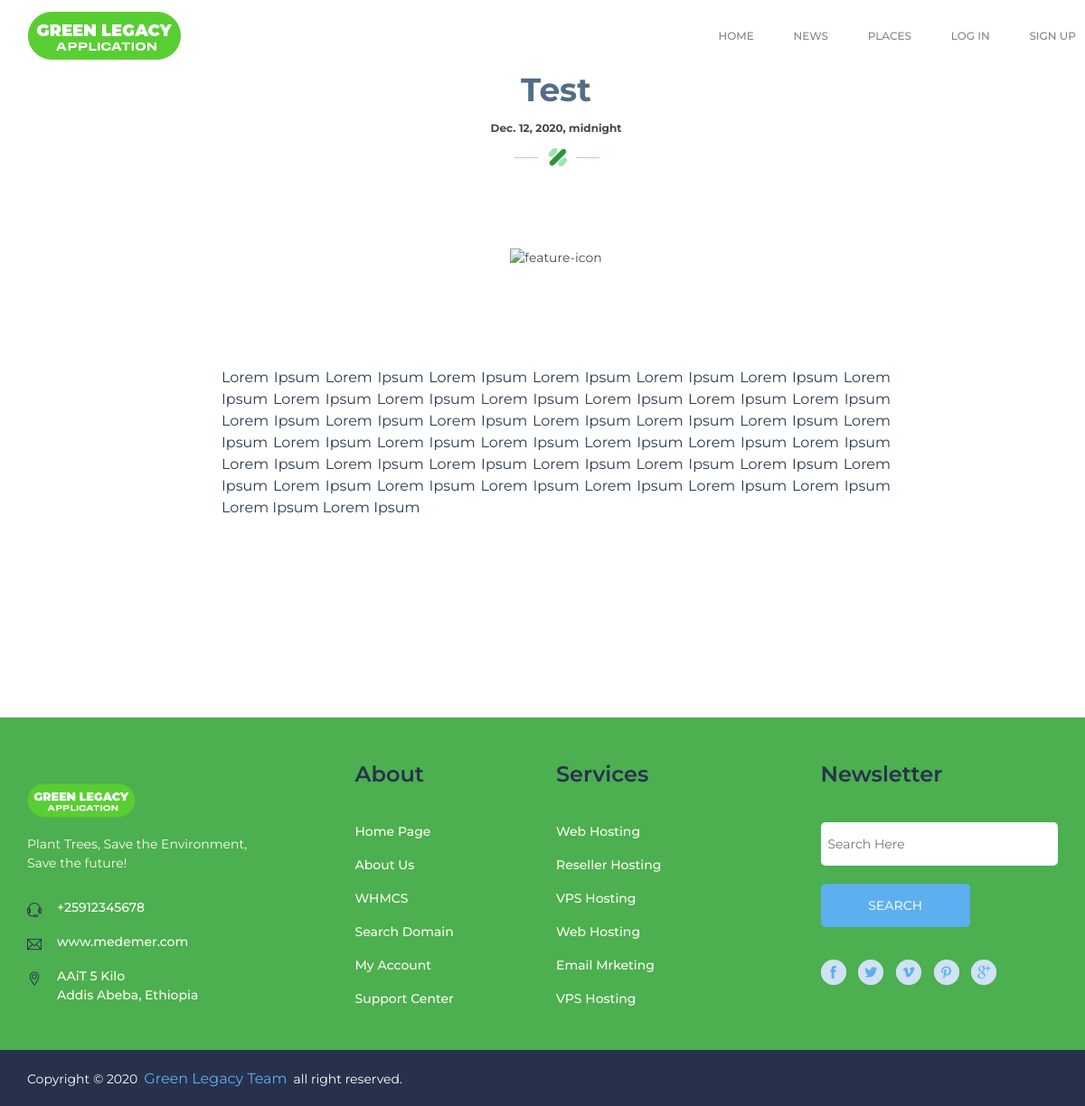
/post/1, run on the app's committed database.
### post/models.py (models this page shows, shortened)
class Post(models.Model):
    author = models.ForeignKey(User, on_delete=models.CASCADE,null=True)
    title = models.CharField(max_length=50)
    text = models.TextField()
    pubdate = models.DateTimeField(default = timezone.now())
    myimage = models.ImageField(upload_to='images/', null=True)
    location = PlainLocationField(based_fields=['city'], zoom=20, null=True)

### post/views.py (the view)
# urls.py: path('<int:post_id>', detail, name ="detail"),
def detail(request,post_id):
    single_post = Post.objects.get(id=post_id)
    context = {"single_post" : single_post,}
    return render(request,'post/detail.html',context)

### templates/post/detail.html (shortened to what this page needs)
{% extends 'main/base.html' %}
{% load static %}
{% block  content %}
<section class="homepage-2 blog-1-area wow fadeInUp" data-wow-duration="2s" data-wow-delay="0.2s">
    <div class="container">
        <div class="row">
            <div class="col-md-12">
                <div class="section-title ">
                    <div class="container" style="word-wrap: break-word;">
                        <h2> {{single_post.title}} </h2>
                        <h6> {{single_post.pubdate}} </h6>
                        <img src="{% static 'main/img/section-shape.png' %}" alt="section-shape">
                            <div class="feature-one-right wow fadeInLeft" data-wow-duration="2s" data-wow-delay="0.2s" >
                                <img src="" alt="feature-icon">
                            </div>
                        <p  style="text-align: justify;"> {{single_post.text}} </p >
                    </div>
                </div>
            </div>
        </div>
        </div>
</section>
{% endblock %}

### main/static/main/responsive1.css (style rules this page uses)
@media only screen and (min-width: 992px) and (max-width: 1200px) { section.blog-1-area { padding-bottom: 80px; } }
@media only screen and (min-width: 992px) and (max-width: 1200px) { .section-title { margin-bottom: 70px; } }
@media only screen and (min-width: 992px) and (max-width: 1200px) { .section-title p { padding: 0 200px; } }
@media only screen and (min-width: 992px) and (max-width: 1200px) { .feature-one-right { padding: 90px 0; } }
@media only screen and (min-width: 992px) and (max-width: 1200px) { .feature-one-right img { max-width: 374px; } }

### data on the page
Post: title "Test", pubdate "Dec. 12, 2020, midnight", text "Lorem Ipsum Lorem Ipsum Lorem Ipsum Lorem Ipsum Lorem Ipsum Lorem Ipsum Lorem Ipsum Lorem Ipsum Lorem Ipsum Lorem Ipsum Lorem Ipsum Lorem Ipsum Lorem Ipsum Lorem Ipsum Lorem Ipsum Lorem Ipsum Lorem Ipsum Lorem Ipsum Lorem Ipsum Lorem Ipsum Lorem Ipsum Lorem Ipsum Lorem Ipsum Lorem Ipsum Lorem Ipsum Lorem Ipsum Lorem Ipsum Lorem Ipsum Lorem Ipsum Lorem Ipsum Lorem Ipsum Lorem Ipsum Lorem Ipsum Lorem Ipsum Lorem Ipsum Lorem Ipsum Lorem Ipsum Lorem Ipsum Lorem Ipsum Lorem Ipsum Lorem Ipsum"
